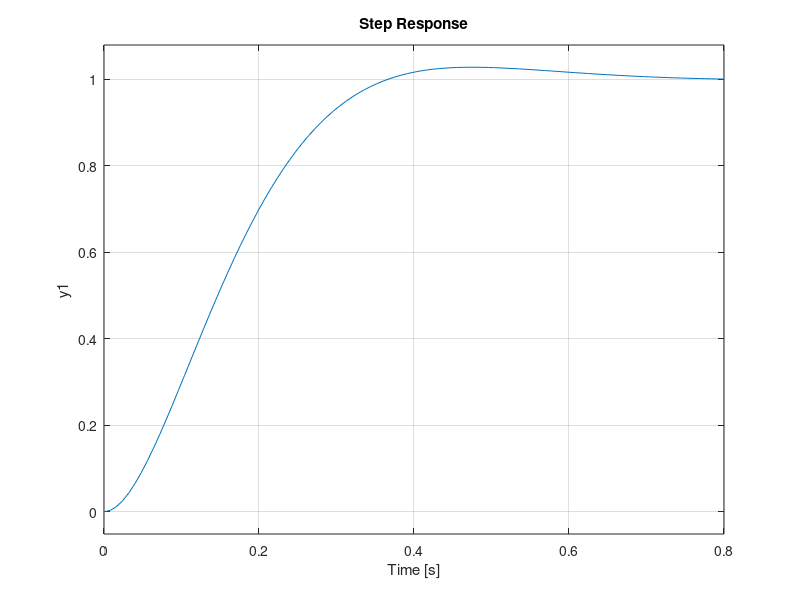
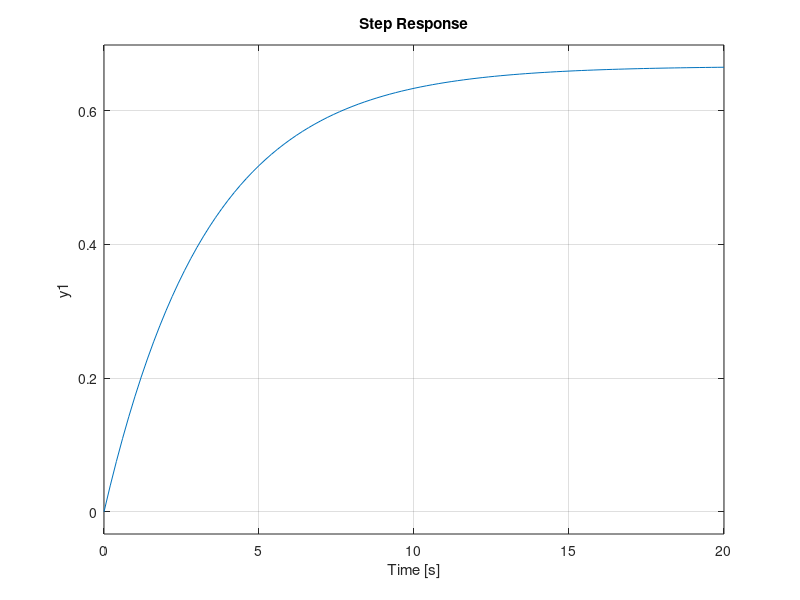
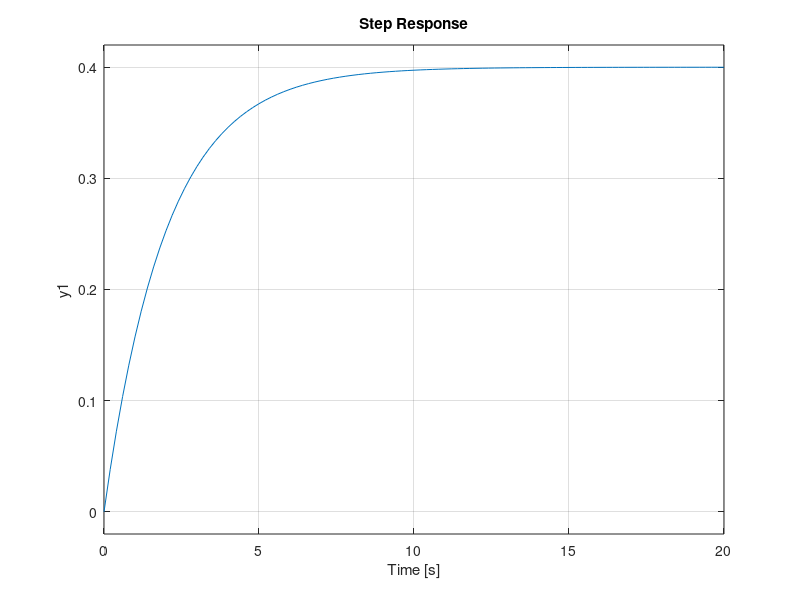
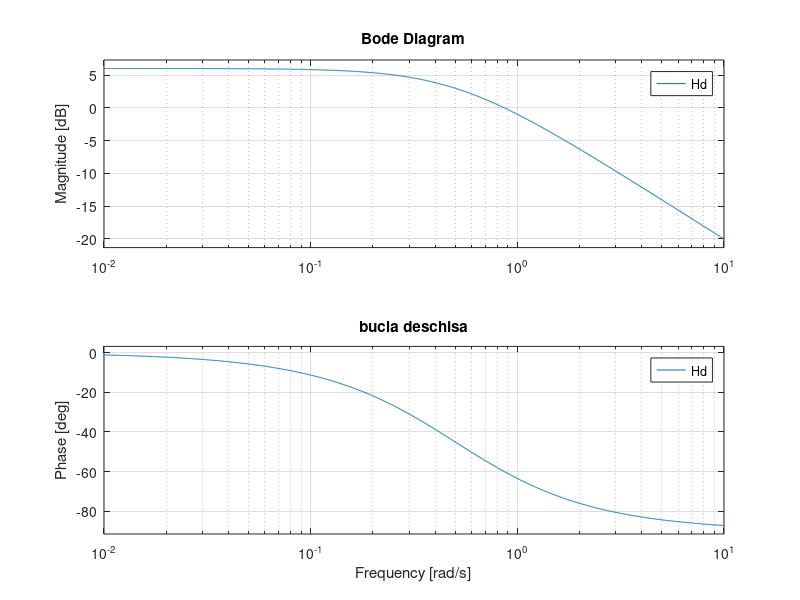

Here is the MATLAB script that generated these plots, in order:
Hf = tf(100,[1,15,100]);
step(Hf);
%% ex 2
Hf = tf(2,[10,3]);
figure;
step(Hf);
grid on;

Ho = feedback(Hf,1);
figure;
step(Ho);
grid on;

%% ex 3
Hf = tf(1,[2, 1]);
Hc1 = tf(2,1);
Hc2 = tf(2, [1,0 ]);
Hc3 = tf(10,[1,10]);
Hc4 = tf(2, [1,0,0]);

t = 0:0.1:50;
regulatoare = {Hc1, Hc2, Hc3, Hc4};
nume = {'Hc1 = 2', 'Hc2 = 2/s', 'Hc3 = 10/(s+10)', 'Hc4 = 2/s^2'};
for k = 1:numel(regulatoare)
    Hc = regulatoare{k};
    Hd = series(Hc, Hf);
    Ho = feedback(Hd, 1);
    if ~isstable(Ho)
        fprintf('%s: sistemul in bucla inchisa este instabil\n', nume{k});
    end

    figure;
    subplot(2,2,1); step(Ho); title(['treapta, ' nume{k}]);
    subplot(2,2,2); lsim(Ho,t,t); title('rampa');
    subplot(2,2,3); lsim(Ho, t.^2,t); title('parabola');
    subplot(2,2,4); bode(Hd); title('bucla deschisa');
end
